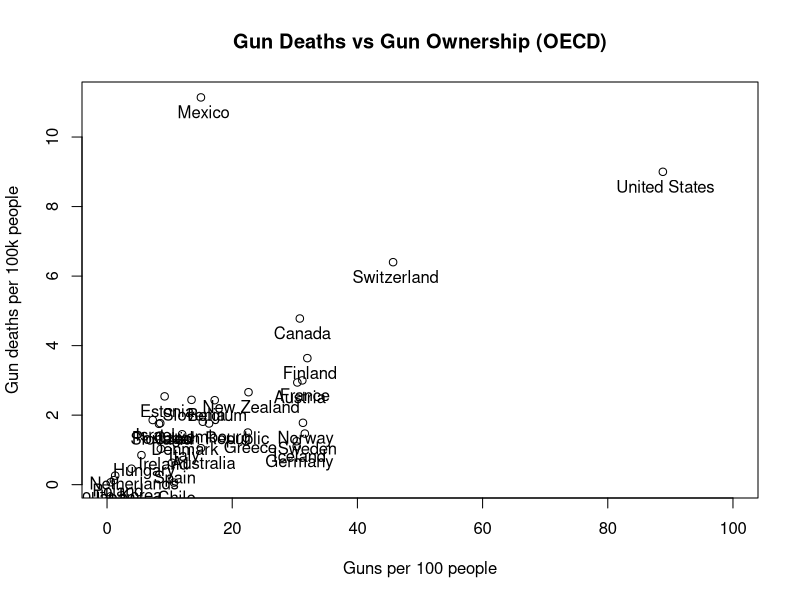
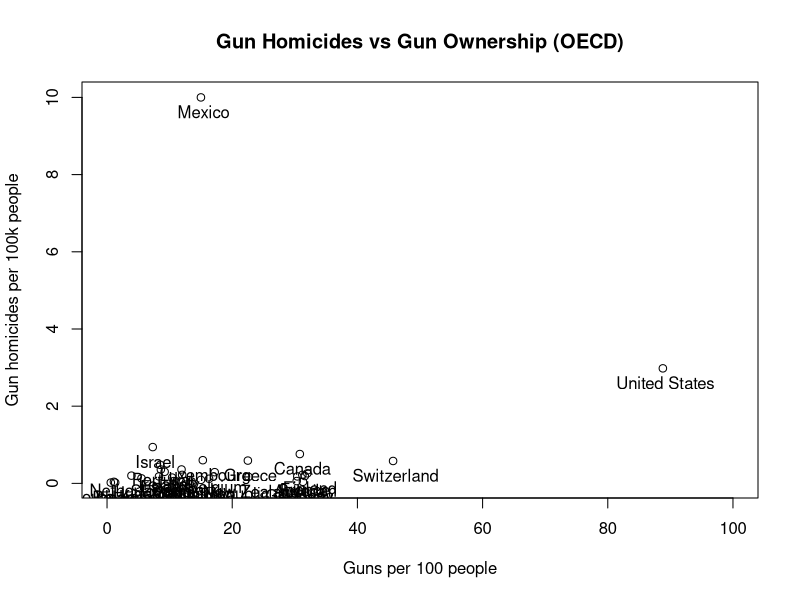
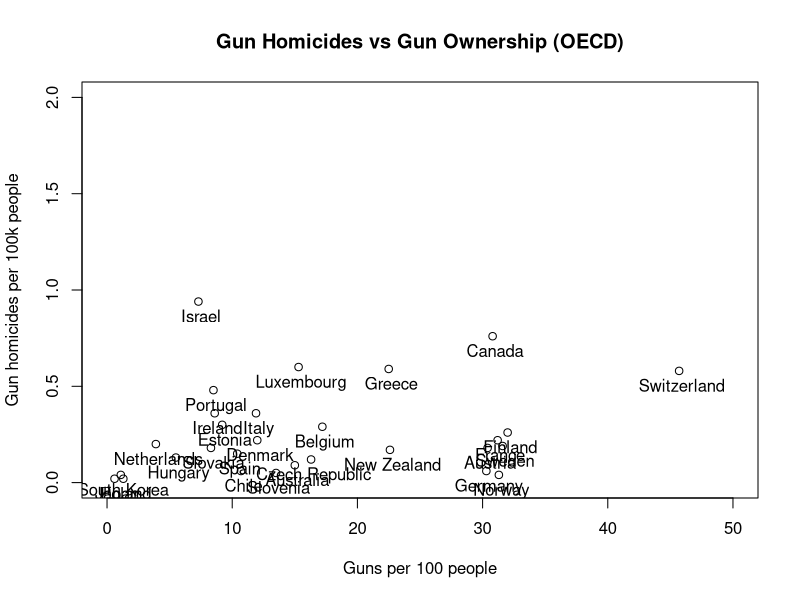
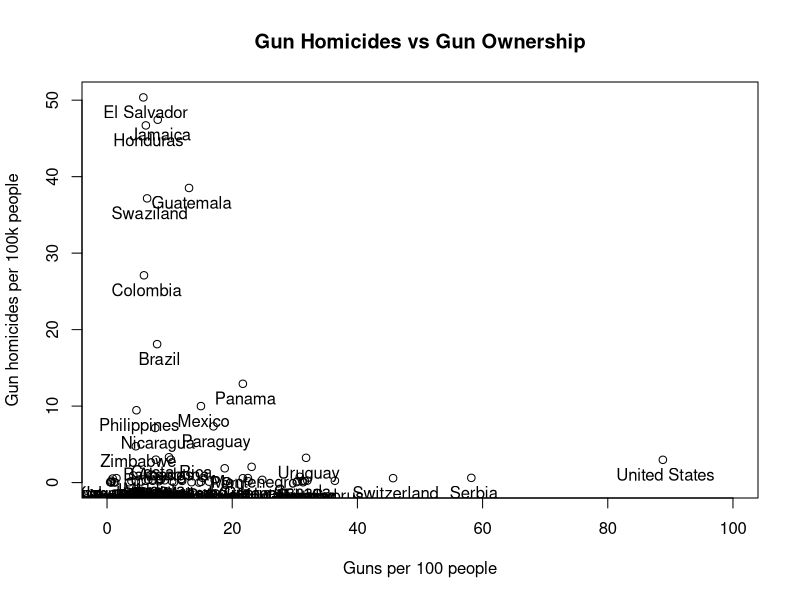

Source code (R) for these figures, in order:
guns <- read.table("data/guns.csv", sep="\t", header=TRUE)
deaths <- read.table("data/deaths.csv", sep="\t", header=TRUE)
oecd <- read.table("data/oecd.csv", sep="\t", header=TRUE)

data <- merge(guns, deaths, by="Country")
data$OECD <- data$Country %in% oecd$Country

# Plot all gun-related deaths vs. gun ownership for OECD countries 
with(subset(data, data$OECD == TRUE), {
	plot(Deaths ~ Guns,
		main="Gun Deaths vs Gun Ownership (OECD)",
		xlab="Guns per 100 people",
		ylab="Gun deaths per 100k people",
		xlim=c(0,100)
	);
	text(Guns, Deaths, Country, pos=1)
})

# Plot all gun homicides vs. gun ownership for OECD countries 
with(subset(data, data$OECD == TRUE), {
	plot(Homicides ~ Guns,
		main="Gun Homicides vs Gun Ownership (OECD)",
		xlab="Guns per 100 people",
		ylab="Gun homicides per 100k people",
		xlim=c(0,100)
	);
	text(Guns, Homicides, Country, pos=1)
})

# As above, but zoomed in 
with(subset(data, data$OECD == TRUE), {
	plot(Homicides ~ Guns,
		main="Gun Homicides vs Gun Ownership (OECD)",
		xlab="Guns per 100 people",
		ylab="Gun homicides per 100k people",
		xlim=c(0,50),
		ylim=c(0,2)
	);
	text(Guns, Homicides, Country, pos=1)
})

# Plot all gun homicides vs. gun ownership for all countries 
with(data, {
	plot(Homicides ~ Guns,
		main="Gun Homicides vs Gun Ownership",
		xlab="Guns per 100 people",
		ylab="Gun homicides per 100k people",
		xlim=c(0,100)
	);
	text(Guns, Homicides, Country, pos=1)
})
